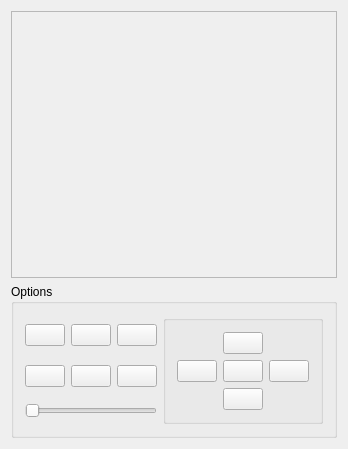
<?xml version="1.0" encoding="UTF-8"?>
<ui version="4.0">
 <class>MainWindow</class>
 <widget class="QMainWindow" name="MainWindow">
  <property name="geometry">
   <rect>
    <x>0</x>
    <y>0</y>
    <width>258</width>
    <height>449</height>
   </rect>
  </property>
  <property name="windowTitle">
   <string>MainWindow</string>
  </property>
  <widget class="QWidget" name="centralWidget">
   <layout class="QGridLayout" name="gridLayout_3">
    <item row="0" column="0">
     <widget class="QScrollArea" name="scrollArea">
      <property name="enabled">
       <bool>true</bool>
      </property>
      <property name="sizeAdjustPolicy">
       <enum>QAbstractScrollArea::AdjustIgnored</enum>
      </property>
      <property name="widgetResizable">
       <bool>true</bool>
      </property>
      <property name="alignment">
       <set>Qt::AlignCenter</set>
      </property>
      <widget class="QWidget" name="scrollAreaWidgetContents">
       <property name="geometry">
        <rect>
         <x>108</x>
         <y>128</y>
         <width>23</width>
         <height>31</height>
        </rect>
       </property>
       <property name="sizePolicy">
        <sizepolicy hsizetype="Fixed" vsizetype="Fixed">
         <horstretch>0</horstretch>
         <verstretch>0</verstretch>
        </sizepolicy>
       </property>
       <layout class="QVBoxLayout" name="verticalLayout_2">
        <item>
         <widget class="MyLabel" name="imageLabel">
          <property name="sizePolicy">
           <sizepolicy hsizetype="Fixed" vsizetype="Fixed">
            <horstretch>0</horstretch>
            <verstretch>0</verstretch>
           </sizepolicy>
          </property>
          <property name="minimumSize">
           <size>
            <width>0</width>
            <height>0</height>
           </size>
          </property>
          <property name="mouseTracking">
           <bool>false</bool>
          </property>
          <property name="text">
           <string/>
          </property>
          <property name="scaledContents">
           <bool>true</bool>
          </property>
          <property name="alignment">
           <set>Qt::AlignCenter</set>
          </property>
         </widget>
        </item>
       </layout>
      </widget>
     </widget>
    </item>
    <item row="1" column="0">
     <widget class="QGroupBox" name="groupBox">
      <property name="title">
       <string>Options</string>
      </property>
      <layout class="QGridLayout" name="gridLayout_2">
       <item row="0" column="0">
        <widget class="QPushButton" name="openButton">
         <property name="text">
          <string/>
         </property>
         <property name="icon">
          <iconset resource="resources.qrc">
           <normaloff>:/res/open.png</normaloff>:/res/open.png</iconset>
         </property>
        </widget>
       </item>
       <item row="0" column="1">
        <widget class="QPushButton" name="zoomIn">
         <property name="text">
          <string/>
         </property>
         <property name="icon">
          <iconset resource="resources.qrc">
           <normaloff>:/res/zoom_in.png</normaloff>:/res/zoom_in.png</iconset>
         </property>
        </widget>
       </item>
       <item row="0" column="2">
        <widget class="QPushButton" name="zoomOut">
         <property name="text">
          <string/>
         </property>
         <property name="icon">
          <iconset resource="resources.qrc">
           <normaloff>:/res/magnify_zoom_out.png</normaloff>:/res/magnify_zoom_out.png</iconset>
         </property>
        </widget>
       </item>
       <item row="0" column="3" rowspan="3">
        <widget class="QGroupBox" name="groupBox_2">
         <property name="title">
          <string/>
         </property>
         <layout class="QGridLayout" name="gridLayout">
          <item row="0" column="1">
           <widget class="QPushButton" name="up">
            <property name="text">
             <string/>
            </property>
            <property name="icon">
             <iconset resource="resources.qrc">
              <normaloff>:/res/up.png</normaloff>:/res/up.png</iconset>
            </property>
           </widget>
          </item>
          <item row="1" column="0">
           <widget class="QPushButton" name="left">
            <property name="text">
             <string/>
            </property>
            <property name="icon">
             <iconset resource="resources.qrc">
              <normaloff>:/res/arrow_left_blue.png</normaloff>:/res/arrow_left_blue.png</iconset>
            </property>
           </widget>
          </item>
          <item row="1" column="1">
           <widget class="QPushButton" name="select">
            <property name="text">
             <string/>
            </property>
            <property name="icon">
             <iconset resource="resources.qrc">
              <normaloff>:/res/selection.png</normaloff>:/res/selection.png</iconset>
            </property>
           </widget>
          </item>
          <item row="1" column="2">
           <widget class="QPushButton" name="right">
            <property name="text">
             <string/>
            </property>
            <property name="icon">
             <iconset resource="resources.qrc">
              <normaloff>:/res/right.png</normaloff>:/res/right.png</iconset>
            </property>
           </widget>
          </item>
          <item row="2" column="1">
           <widget class="QPushButton" name="down">
            <property name="text">
             <string/>
            </property>
            <property name="icon">
             <iconset resource="resources.qrc">
              <normaloff>:/res/arrow_down.png</normaloff>:/res/arrow_down.png</iconset>
            </property>
           </widget>
          </item>
         </layout>
        </widget>
       </item>
       <item row="1" column="0">
        <widget class="QPushButton" name="reset">
         <property name="text">
          <string/>
         </property>
         <property name="icon">
          <iconset resource="resources.qrc">
           <normaloff>:/res/undo.png</normaloff>:/res/undo.png</iconset>
         </property>
        </widget>
       </item>
       <item row="1" column="1">
        <widget class="QPushButton" name="crop">
         <property name="text">
          <string/>
         </property>
         <property name="icon">
          <iconset resource="resources.qrc">
           <normaloff>:/res/crop.png</normaloff>:/res/crop.png</iconset>
         </property>
        </widget>
       </item>
       <item row="1" column="2">
        <widget class="QPushButton" name="save">
         <property name="text">
          <string/>
         </property>
         <property name="icon">
          <iconset resource="resources.qrc">
           <normaloff>:/res/save.png</normaloff>:/res/save.png</iconset>
         </property>
        </widget>
       </item>
       <item row="2" column="0" colspan="3">
        <widget class="QSlider" name="slider">
         <property name="orientation">
          <enum>Qt::Horizontal</enum>
         </property>
        </widget>
       </item>
      </layout>
      <zorder>reset</zorder>
      <zorder>crop</zorder>
      <zorder>save</zorder>
      <zorder>openButton</zorder>
      <zorder>zoomOut</zorder>
      <zorder>zoomIn</zorder>
      <zorder>slider</zorder>
      <zorder>scrollArea</zorder>
      <zorder>groupBox_2</zorder>
     </widget>
    </item>
   </layout>
  </widget>
 </widget>
 <layoutdefault spacing="6" margin="11"/>
 <customwidgets>
  <customwidget>
   <class>MyLabel</class>
   <extends>QLabel</extends>
   <header location="global">mylabel.h</header>
  </customwidget>
 </customwidgets>
 <resources>
  <include location="resources.qrc"/>
 </resources>
 <connections/>
</ui>
